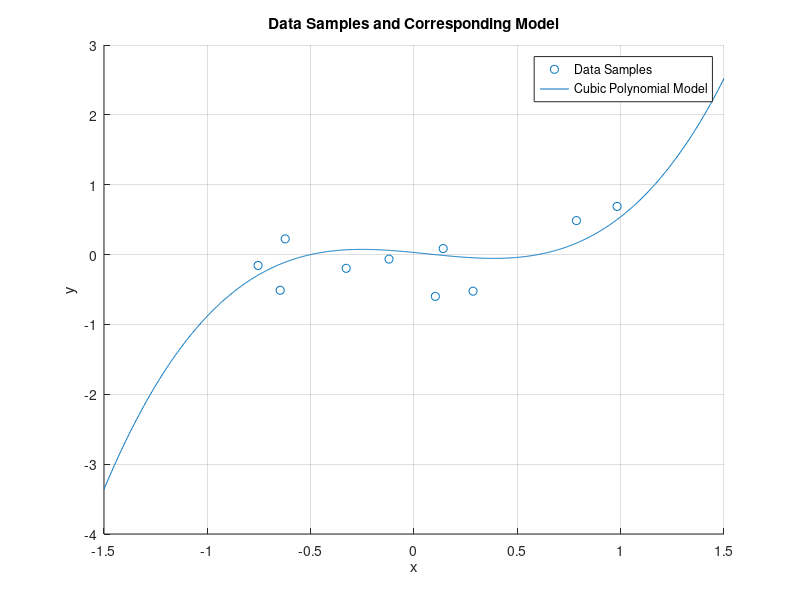
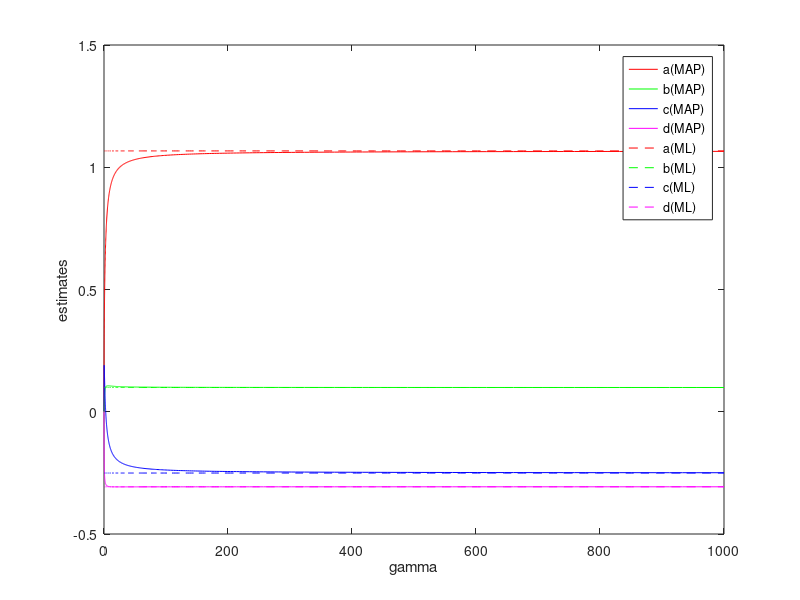
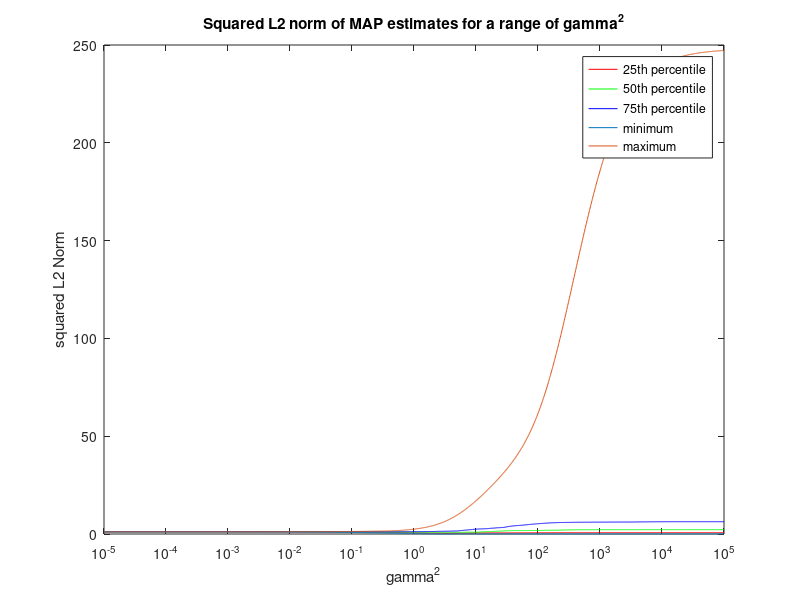
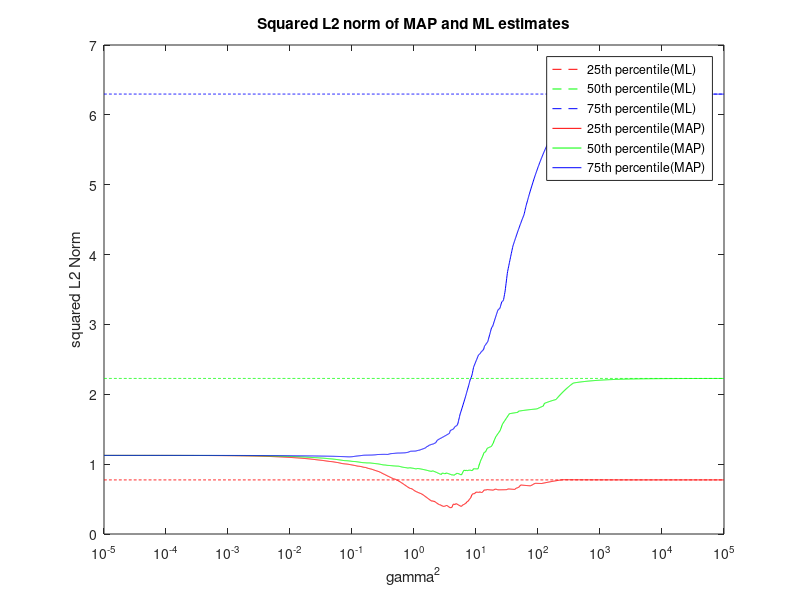

Write MATLAB code to recreate these figures, in order.
clc
clear

%% ============ Sample Generation (Demo) ============ %%
N = 10; % no of samples
h = @(x, w) (w(1) * x.^3) + (w(2) * x.^2) + (w(3) * x) + w(4);
w_true = [1; -0.2; -0.29; 0.03];
sigma_v = 0.1;
% gamma = 1; %remove later
% ========= Display generated data points (Demo)========== %%
x = -1 + 2*rand(N, 1); %sampled from U[-1,1]
sigma_v = 0.5; %additive noise variance
y = h(x, w_true) + normrnd(0, sigma_v, [N 1]);
z = [ (x.^3)'; (x.^2)'; x'; ones(1, N)]; 
figure(1);
grid on; hold on;
scatter(x', y');
hold on;
fplot(@(X) h(X, w_true), [-1.5 1.5]);
xlabel('x'), ylabel('y');
legend('Data Samples', 'Cubic Polynomial Model');
title('Data Samples and Corresponding Model');

%% ============ ML estimation  ================ %%
x = -1 + 2*rand(N, 1); %sampled from U[-1,1]
y = h(x, w_true) + normrnd(0, sigma_v, [N 1]);
z = [ (x.^3)'; (x.^2)'; x'; ones(1, N)]; 
zzT = [];
for i = 1: N
    zzT(:, :, i) = z(:, i) * z(:, i)';
end
w_est_ml = ((sum(zzT, 3) ^-1) *(sum(repmat(y',4,1).*z, 2)));

%% ============ MAP estimator function ================ %%
zzT = [];
for i = 1: N
    zzT(:, :, i) = z(:, i) * z(:, i)';
end
w_est_map = @(gamma) (( sum(zzT, 3) + (sigma_v/gamma)*eye(size(z, 1)))^-1) *(sum( repmat(y',4,1).*z, 2));

%% =============== MAP estimation over a range of gamma values =========== %%
gamma_array = 10.^[-10:0.01:3];
w_est_map_array = [];
for i = 1 : size(gamma_array,2)
    w_est_map_array(:, i) = w_est_map(gamma_array(i));
end

%% ========== Plot results from above experiments ============== %%
figure(2);
plot(gamma_array, w_est_map_array(1, :), 'r-' , 'DisplayName', 'a(MAP)'); hold on;
plot(gamma_array, w_est_map_array(2, :), 'g-', 'DisplayName', 'b(MAP)'); hold on;
plot(gamma_array, w_est_map_array(3, :), 'b-', 'DisplayName', 'c(MAP)'); hold on;
plot(gamma_array, w_est_map_array(4, :), 'm-', 'DisplayName', 'd(MAP)'); hold on;

plot(gamma_array, repmat(w_est_ml(1), 1, size(gamma_array, 2)), 'r--', 'DisplayName', 'a(ML)'); hold on;
plot(gamma_array, repmat(w_est_ml(2), 1, size(gamma_array, 2)), 'g--', 'DisplayName', 'b(ML)'); hold on;
plot(gamma_array, repmat(w_est_ml(3), 1, size(gamma_array, 2)), 'b--', 'DisplayName', 'c(ML)'); hold on;
plot(gamma_array, repmat(w_est_ml(4), 1, size(gamma_array, 2)), 'm--', 'DisplayName', 'd(ML)'); hold on;
legend();
xlabel('gamma'), ylabel('estimates');

%% ======================== Squared L2 norm function ======================= %%
normm = @(w) (w(1) - w_true(1))^2 + (w(2) - w_true(2))^2 + (w(3) - w_true(3))^2 + (w(4) - w_true(4))^2;
% nnorm = @(w) (w(1) - w_est_ml(1))^2 + (w(2) - w_est_ml(2))^2 + (w(3) - w_est_ml(3))^2 + (w(4) - w_est_ml(4))^2;
%% =========== Calculating Squared L2 Norm for 100 experiments for a range of gamma  ======== %%
% percentiles_25 =[];
% percentiles_50 =[];
% percentiles_75 =[];
% gamma_array = 10.^[-10 : 0.01 : 2];
% for i = 1 : size(gamma_array,2)
%     norm_array = [];
%     
%     for j = 1 : 100
%         x = [];
%         y = [];
%         z = [];
%         zzT = [];
%         x = -1 + 2*rand(N, 1); 
%         z = [ (x.^3)'; (x.^2)'; x'; ones(1, N)]; 
%         for k = 1: N
%              zzT(:, :, k) = z(:, k) * z(:, k)';
%         end
%         w_est = (( sum(zzT, 3) + (sigma_v/gamma_array(i))*eye(size(z, 1)))^-1) *(sum( repmat(y',4,1).*z, 2));
%         norm_array = [norm_array, norm(w_est)];
%     end
%     percentiles_25 = [percentiles_25 prctile(norm_array, 25)];
%     percentiles_50 = [percentiles_50 prctile(norm_array, 50)];
%     percentiles_75 = [percentiles_75 prctile(norm_array, 75)];
% end
%% ===== Calculating Squared L2 Norm for 100 experiments for a range of gamma ===== %%
percentiles_25 =[];
percentiles_50 =[];
percentiles_75 =[];
minn = [];
maxx = [];
gamma_array = 10.^[-5 : 0.005 : 5];
norm_array = [];
ml_morm = [];
for j = 1 : 100
    x = [];
    y = [];
    z = [];
    zzT = [];
    x = -1 + 2*rand(N, 1); 
    y = h(x, w_true) + normrnd(0, sigma_v, [N 1]);
    z = [ (x.^3)'; (x.^2)'; x'; ones(1, N)]; 
    for k = 1: N
         zzT(:, :, k) = z(:, k) * z(:, k)';
    end
    w_est_ml = ((sum(zzT, 3) ^-1) *(sum(repmat(y',4,1).*z, 2)));
    ml_norm(j) = normm(w_est_ml);
    for i = 1 : size(gamma_array,2)
        w_est = (( sum(zzT, 3) + (sigma_v/gamma_array(i))*eye(size(z, 1)))^-1) *(sum( repmat(y',4,1).*z, 2));
        norm_array(j, i) = normm(w_est);
    end
end

%% ==== Calculate Percentiles ==== %%
for k = 1:1:size(gamma_array,2)
    percentiles_25(k) = prctile(norm_array(:, k), 25);
    percentiles_50(k) = prctile(norm_array(:, k), 50);
    percentiles_75(k) = prctile(norm_array(:, k), 75);
    minn(k) = min(norm_array(:, k));
    maxx(k) = max(norm_array(:, k));
end
percentiles_25_ml = prctile(ml_norm, 25);
percentiles_50_ml = prctile(ml_norm, 50);
percentiles_75_ml = prctile(ml_norm, 75);
% %% === trial plot === %%
% figure(10);
% for k = 1:1:100
%     hold on;
%     semilogx([-4:0.01:3], norm_array(k, :));
% end
% figure(11);
% for k = 1:1:100
%     hold on;
%     semilogx([-4:0.01:3], nnorm_array(k, :));
% end
%% ========== Plot results 1 from above experiment ============== %%
figure(3);
axis equal;
plot(gamma_array, percentiles_25, 'r-'); hold on;
plot(gamma_array, percentiles_50, 'g-'); hold on;
plot(gamma_array, percentiles_75, 'b-'); hold on;
plot(gamma_array, minn); hold on;
plot(gamma_array, maxx); hold on;
set(gca,'Xscale','log');
legend('25th percentile', '50th percentile', '75th percentile', 'minimum', 'maximum');
xlabel('gamma^2'), ylabel('squared L2 Norm');
title('Squared L2 norm of MAP estimates for a range of gamma^2');
%% ========== Plot results 2 from above experiment ============== %%
figure(4);
axis equal;
plot(gamma_array, repmat(percentiles_25_ml, 1, size(gamma_array, 2)), 'r--'); hold on;
plot(gamma_array, repmat(percentiles_50_ml, 1, size(gamma_array, 2)), 'g--'); hold on;
plot(gamma_array, repmat(percentiles_75_ml, 1, size(gamma_array, 2)), 'b--'); hold on;
plot(gamma_array, percentiles_25, 'r-'); hold on;
plot(gamma_array, percentiles_50, 'g-'); hold on;
plot(gamma_array, percentiles_75, 'b-'); hold on;
set(gca,'Xscale','log');
legend('25th percentile(ML)', '50th percentile(ML)', '75th percentile(ML)','25th percentile(MAP)', '50th percentile(MAP)', '75th percentile(MAP)');
xlabel('gamma^2'), ylabel('squared L2 Norm');
title('Squared L2 norm of MAP and ML estimates');